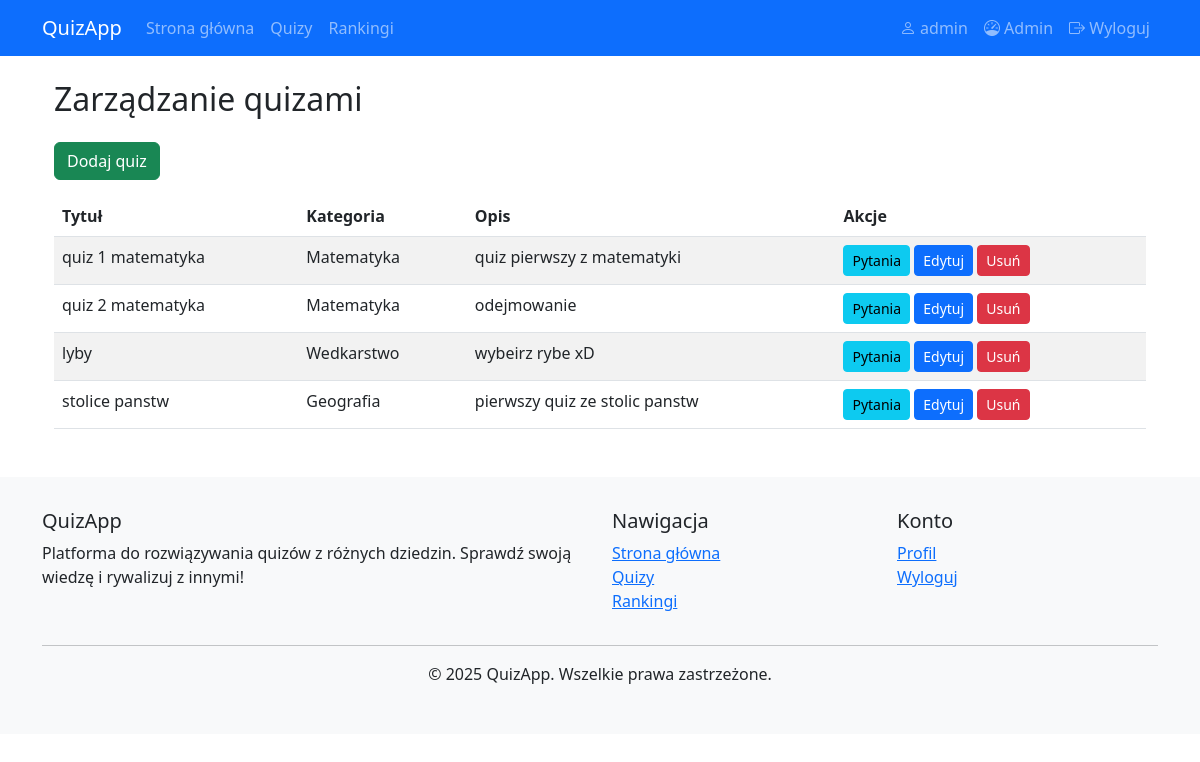
Page /admin/quizzes (signed in) on the committed database.
### app.py (models this page shows)
class User(UserMixin, db.Model):
    id = db.Column(db.Integer, primary_key=True)
    username = db.Column(db.String(100), unique=True, nullable=False)
    password = db.Column(db.String(200), nullable=False)
    role = db.Column(db.String(20), default='user')
    date_created = db.Column(db.DateTime, default=datetime.utcnow)
    quiz_attempts = db.relationship('QuizAttempt', backref='user', lazy=True)
    comments = db.relationship('Comment', backref='user', lazy=True)
    followed_quizzes = db.relationship(
        'Quiz',
        secondary='quiz_followers',
        backref=db.backref('followers', lazy='dynamic'),
        lazy='dynamic'
    )

class Quiz(db.Model):
    id = db.Column(db.Integer, primary_key=True)
    title = db.Column(db.String(200), nullable=False)
    description = db.Column(db.Text)
    category_id = db.Column(db.Integer, db.ForeignKey('category.id'), nullable=False)
    questions = db.relationship('Question', backref='quiz', lazy=True)
    comments = db.relationship('Comment', backref='quiz', lazy=True)

class Category(db.Model):
    id = db.Column(db.Integer, primary_key=True)
    name = db.Column(db.String(100), unique=True, nullable=False)
    description = db.Column(db.Text)
    quizzes = db.relationship('Quiz', backref='category', lazy=True)

### app.py (the view)
@app.route('/admin/quizzes')
@login_required
def admin_quizzes():
    if current_user.role != 'admin':
        flash('Brak uprawnień administratora', 'danger')
        return redirect(url_for('home'))
    quizzes = Quiz.query.all()
    return render_template('admin/quizzes.html', quizzes=quizzes)

### app.py (called while the page is built)
@login_manager.user_loader
def load_user(user_id):
    return User.query.get(int(user_id))

### templates/admin/quizzes.html
{% extends "base.html" %}
{% block content %}
<div class="container">
    <h2 class="my-4">Zarządzanie quizami</h2>
    <a href="{{ url_for('add_quiz') }}" class="btn btn-success mb-3">Dodaj quiz</a>
    <table class="table table-striped">
        <thead>
            <tr>
                <th>Tytuł</th>
                <th>Kategoria</th>
                <th>Opis</th>
                <th>Akcje</th>
            </tr>
        </thead>
        <tbody>
            {% for quiz in quizzes %}
            <tr>
                <td>{{ quiz.title }}</td>
                <td>{{ quiz.category.name }}</td>
                <td>{{ quiz.description|truncate(50) }}</td>
                <td>
                    <a href="{{ url_for('admin_questions', quiz_id=quiz.id) }}" class="btn btn-info btn-sm">Pytania</a>
                    <a href="{{ url_for('edit_quiz', quiz_id=quiz.id) }}" class="btn btn-primary btn-sm">Edytuj</a>
                    <form action="{{ url_for('delete_quiz', quiz_id=quiz.id) }}" method="post" style="display:inline;">
                        <button type="submit" class="btn btn-danger btn-sm" onclick="return confirm('Czy na pewno chcesz usunąć ten quiz?');">Usuń</button>
                    </form>
                </td>
            </tr>
            {% endfor %}
        </tbody>
    </table>
</div>
{% endblock %}

### templates/base.html (shortened to what this page needs)
<!DOCTYPE html>
<html lang="pl">
<head>
    <link href="https://cdn.jsdelivr.net/npm/bootstrap@5.3.0/dist/css/bootstrap.min.css" rel="stylesheet">
    <link rel="stylesheet" href="https://cdn.jsdelivr.net/npm/bootstrap-icons@1.10.0/font/bootstrap-icons.css">
</head>
<body>
    <nav class="navbar navbar-expand-lg navbar-dark bg-primary">
        <div class="container">
            <a class="navbar-brand" href="{{ url_for('home') }}">QuizApp</a>
            <div class="collapse navbar-collapse" id="navbarNav">
                <ul class="navbar-nav me-auto">
                    <li class="nav-item">
                        <a class="nav-link" href="{{ url_for('home') }}">Strona główna</a>
                    </li>
                    <li class="nav-item">
                        <a class="nav-link" href="{{ url_for('browse_quizzes') }}">Quizy</a>
                    </li>
                    <li class="nav-item">
                        <a class="nav-link" href="{{ url_for('rankings') }}">Rankingi</a>
                    </li>
                </ul>
                <ul class="navbar-nav">
                    {% if current_user.is_authenticated %}
                        <li class="nav-item">
                            <a class="nav-link" href="{{ url_for('user_profile') }}">
                                <i class="bi bi-person"></i> {{ current_user.username }}
                            </a>
                        </li>
                        {% if current_user.role == 'admin' %}
                            <li class="nav-item">
                                <a class="nav-link" href="{{ url_for('admin_dashboard') }}">
                                    <i class="bi bi-speedometer"></i> Admin
                                </a>
                            </li>
                        {% endif %}
                        <li class="nav-item">
                            <a class="nav-link" href="{{ url_for('logout') }}">
                                <i class="bi bi-box-arrow-right"></i> Wyloguj
                            </a>
                        </li>
                    {% endif %}
                </ul>
            </div>
        </div>
    </nav>
    <div class="container mt-4">
        {% block content %}{% endblock %}
    </div>
    <footer class="mt-5">
        <div class="container">
            <div class="row">
                <div class="col-md-6">
                    <h5>QuizApp</h5>
                    <p>Platforma do rozwiązywania quizów z różnych dziedzin. Sprawdź swoją wiedzę i rywalizuj z innymi!</p>
                </div>
                <div class="col-md-3">
                    <h5>Nawigacja</h5>
                    <ul class="list-unstyled">
                        <li><a href="{{ url_for('home') }}">Strona główna</a></li>
                        <li><a href="{{ url_for('browse_quizzes') }}">Quizy</a></li>
                        <li><a href="{{ url_for('rankings') }}">Rankingi</a></li>
                    </ul>
                </div>
                <div class="col-md-3">
                    <h5>Konto</h5>
                    <ul class="list-unstyled">
                        {% if current_user.is_authenticated %}
                            <li><a href="{{ url_for('user_profile') }}">Profil</a></li>
                            <li><a href="{{ url_for('logout') }}">Wyloguj</a></li>
                        {% else %}
                            <li><a href="{{ url_for('login') }}">Zaloguj</a></li>
                            <li><a href="{{ url_for('register') }}">Rejestracja</a></li>
                        {% endif %}
                    </ul>
                </div>
            </div>
            <hr>
            <div class="text-center">
                <p>&copy; 2025 QuizApp. Wszelkie prawa zastrzeżone.</p>
            </div>
        </div>
    </footer>
</body>
</html>

### templates/base.html (style rules this page uses)
footer { background-color: #f8f9fa; padding: 2rem 0; margin-top: 2rem; }

### rows in the picture
User: username "admin"
Quiz: title "quiz 1 matematyka", category.name "Matematyka", description "quiz pierwszy z matematyki"
Quiz: title "quiz 2 matematyka", category.name "Matematyka", description "odejmowanie"
Quiz: title "lyby", category.name "Wedkarstwo", description "wybeirz rybe xD"
Quiz: title "stolice panstw", category.name "Geografia", description "pierwszy quiz ze stolic panstw"
